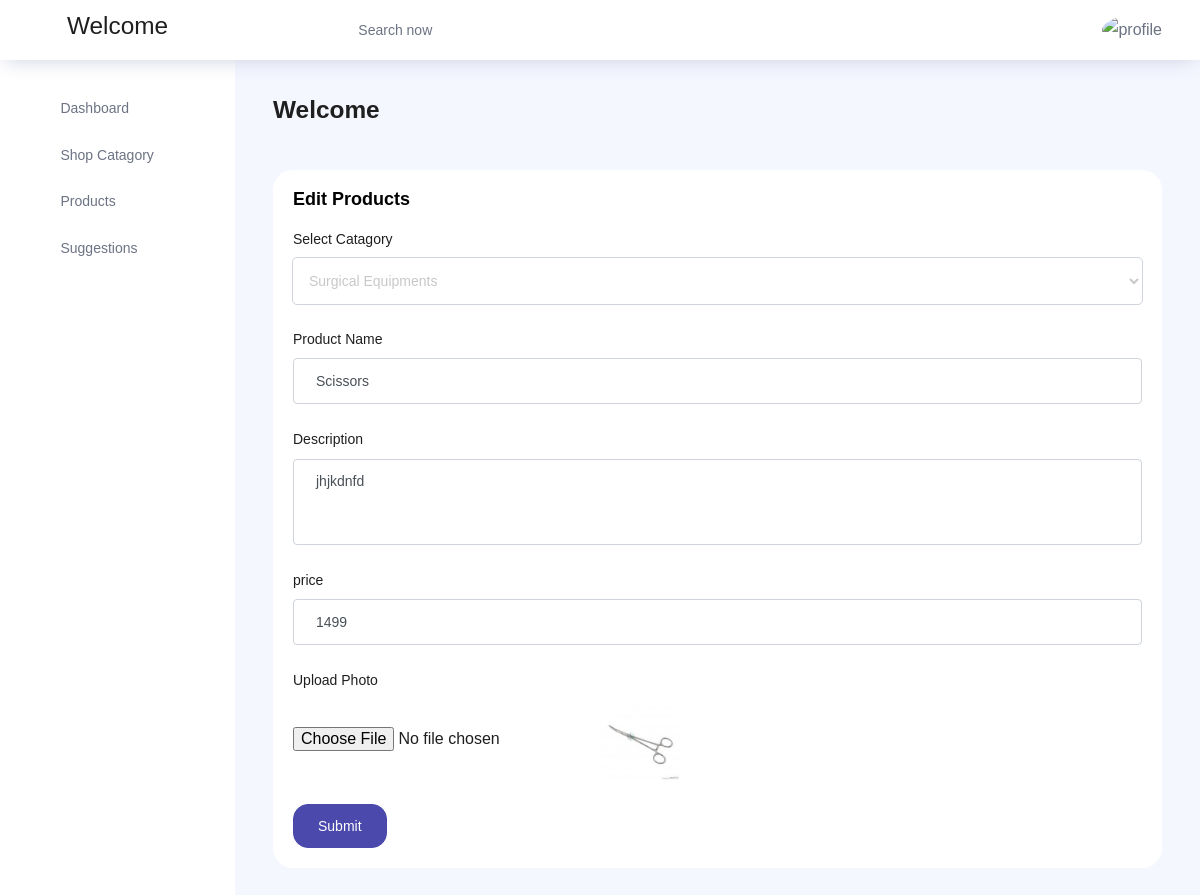
Screenshot of /ShopApp/product_edit/23/ with the database file from the repository.
### ShopApp/models.py (models this page shows)
class productdb(models.Model):
    catname = models.CharField(max_length=50,null=True,blank=True)
    productname = models.CharField(max_length=50,null=True,blank=True)
    description = models.CharField(max_length=150,null=True,blank=True)
    price = models.CharField(max_length=50,null=True,blank=True)
    image = models.ImageField(upload_to="profile",null=True,blank=True)

### ShopApp/views.py (the view)
# urls.py: path('product_edit/<int:dataid>/',views.product_edit,name="product_edit"),
def product_edit(request,dataid):
    cat = catdb.objects.all()
    pro = productdb.objects.get(id=dataid)
    return render(request,"ProductEdit.html",{'pro':pro , 'cat':cat })

### ShopApp/templates/ProductEdit.html (shortened to what this page needs)
<!DOCTYPE html>
{% extends 'index.html' %}
{% block content %}
<html lang="en">
<head>
</head>
<body>
<div class="card">
                <div class="card-body">
                  <h4 class="card-title">Edit Products</h4>
                  <form class="forms-sample" method="post" action="{% url 'product_update' dataid=pro.id %}" enctype="multipart/form-data">
                     <div class="form-group">
                      <label for="exampleSelectGender">Select Catagory</label>
                        <select class="form-control" id="exampleSelectGender" name="catname">
                          <option>{{pro.catname}}</option>
                        </select>
                      </div>
                    <div class="form-group">
                      <label for="exampleInputName1">Product Name</label>
                      <input type="text" class="form-control" id="exampleInputName1" placeholder="Name" name="productname" value="{{pro.productname}}">
                    </div>
                    <div class="form-group">
                      <label for="exampleTextarea1">Description</label>
                      <textarea class="form-control" id="exampleTextarea1" rows="4" name="description">{{pro.description}}</textarea>
                    </div>
                     <div class="form-group">
                      <label for="exampleInputName1">price</label>
                      <input type="text" class="form-control"  placeholder="Name" name="price" value="{{pro.price}}">
                    </div>
                    <div class="form-group">
                      <label for="exampleTextarea1">Upload Photo</label> <br>
                      <input type="file" name="image">
                        <img src="{{pro.image.url}}" width="80px" height="80px">
                    </div>
                    <button type="submit" class="btn btn-primary mr-2">Submit</button>
                  </form>
                </div>
              </div>
</body>
</html>
{% endblock %}

### rows the page displays
productdb: catname "Surgical Equipments", productname "Scissors", description "jhjkdnfd", price "1499", image (picture)
